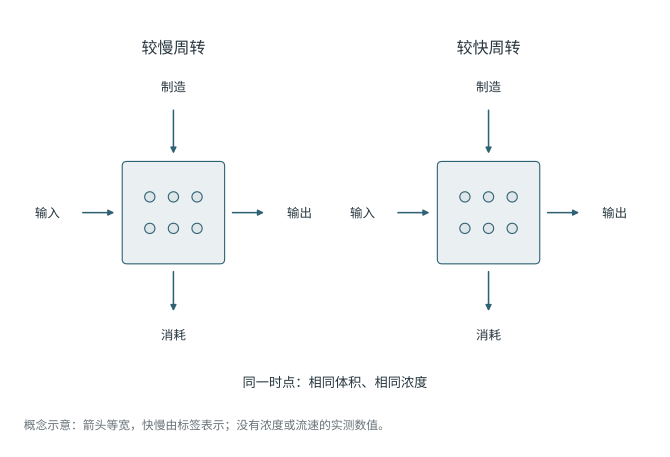

Python code for this plot:
"""F18: 相同代谢物浓度与不同代谢流. Equal pools, qualitative turnover."""
from pathlib import Path
import sys
ROOT=Path(__file__).resolve().parents[1]
if str(ROOT) not in sys.path:
    sys.path.insert(0,str(ROOT))
from shared_shapes import Drawing


def draw_pool(c,key,x,turnover):
    c.text(key+'.heading',turnover,(x,104),size=11.5)
    c.rect(key+'.pool',(x-13,49),26,26,color='primary',weight=.10)
    for i,(dx,dy) in enumerate(((-6,-4),(0,-4),(6,-4),(-6,4),(0,4),(6,4))):
        c.circle(key+f'.metabolite.{i}',(x+dx,62+dy),1.3,color='primary')
    c.text(key+'.production.label','制造',(x,94),size=9)
    c.text(key+'.input.label','输入',(x-32,62),size=9)
    c.text(key+'.output.label','输出',(x+32,62),size=9)
    c.text(key+'.consumption.label','消耗',(x,31),size=9)
    c.edge(key+'.production',(x,88),(x,77),kind='process')
    c.edge(key+'.input',(x-23,62),(x-15,62),kind='process')
    c.edge(key+'.output',(x+15,62),(x+23,62),kind='process')
    c.edge(key+'.consumption',(x,47),(x,37),kind='process')


def build_figure():
    c=Drawing('F18',height=116)
    draw_pool(c,'slower',44,'较慢周转')
    draw_pool(c,'faster',124,'较快周转')
    c.text('equal_state','同一时点：相同体积、相同浓度',(85,19),size=9.5)
    c.note('概念示意：箭头等宽，快慢由标签表示；没有浓度或流速的实测数值。')
    return c.result()


def main():
    from production_utils import export_figure
    result=build_figure();fig=result.figure;OUT=Path(__file__).resolve().parent
    fig.savefig(OUT/'F18_metabolic_flux.pdf',metadata={'CreationDate':None,'ModDate':None})
    return export_figure(result,ROOT,OUT/'F18_metabolic_flux.pdf')


if __name__=='__main__':
    main()
